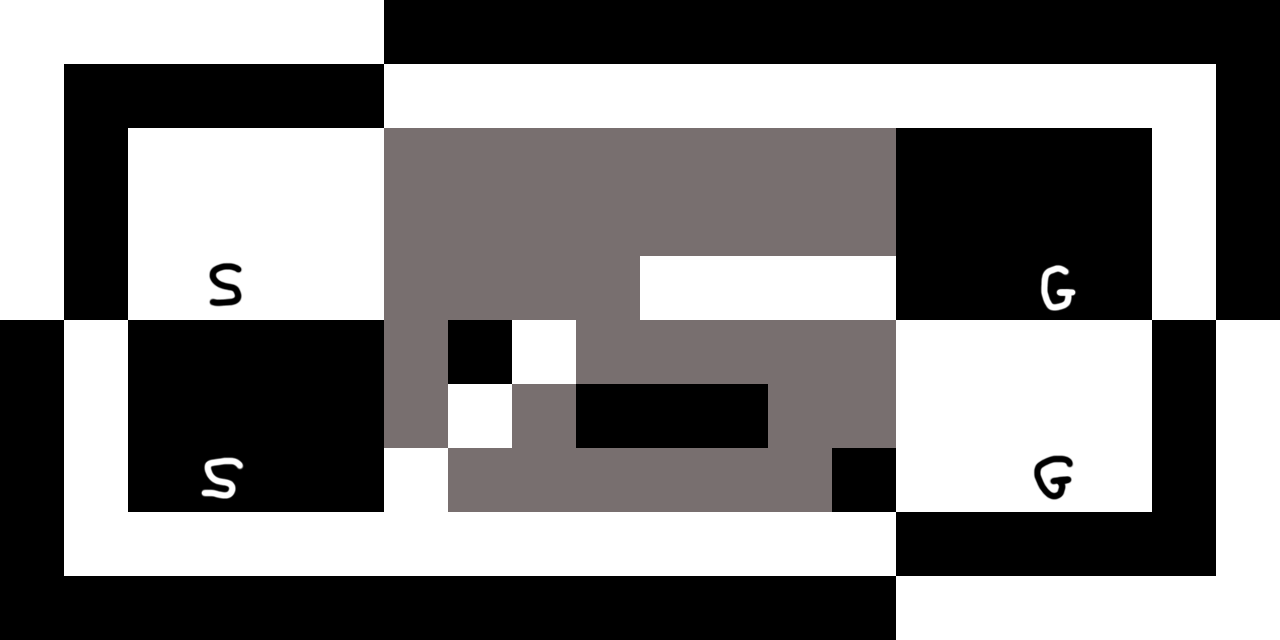

This game map was drawn from its Tiled (.tmx) file and the tilesets committed beside it. A one-line description and the full map source follow:
An orthogonal 20x10 tile map with 64x64 px tiles, 4 tile layers (white, black , grey, trial), 3 tilesets and 38 objects.

<map version="1.0" orientation="orthogonal" width="20" height="10" tilewidth="64" tileheight="64">
 <tileset firstgid="1" name="negative space" tilewidth="64" tileheight="64">
  <image source="../Environment/Tiles/BlackWhiteTiles.png" width="192" height="64" />
 </tileset>
 <tileset firstgid="4" name="empty" tilewidth="64" tileheight="64">
  <image source="../Environment/Tiles/BlackWhiteTilesand blank.png" width="256" height="64" />
 </tileset>
 <tileset firstgid="8" name="spawn/goal" tilewidth="64" tileheight="64">
  <image source="../Environment/Tiles/level tilesets/spawngoal.png" width="256" height="64" />
 </tileset>
 <layer name="white" width="20" height="10">
  <data encoding="csv">
2,2,2,2,2,2,7,7,7,7,7,7,7,7,7,7,7,7,7,7,
2,7,7,7,7,7,2,2,2,2,2,2,2,2,2,2,2,2,2,7,
2,7,2,2,2,2,7,7,7,7,7,7,7,7,7,7,7,7,2,7,
2,7,2,2,2,2,7,7,7,7,7,7,7,7,7,7,7,7,2,7,
2,7,2,2,2,2,7,7,7,7,2,2,2,2,7,7,7,7,2,7,
7,2,7,7,7,7,7,7,2,5,7,7,7,7,2,2,2,2,7,2,
7,2,7,7,7,7,7,2,5,7,7,7,7,7,2,2,2,2,7,2,
7,2,7,7,7,7,2,5,7,7,7,7,7,7,2,2,2,2,7,2,
7,2,2,2,2,2,2,2,2,2,2,2,2,2,7,7,7,7,7,2,
7,7,7,7,7,7,7,7,7,7,7,7,7,7,2,2,2,2,2,2
</data>
 </layer>
 <layer name="black " width="20" height="10">
  <data encoding="csv">
0,0,0,0,0,0,1,1,1,1,1,1,1,1,1,1,1,1,1,1,
0,1,1,1,1,1,0,0,0,0,0,0,0,0,0,0,0,0,0,1,
0,1,0,0,0,0,0,0,0,0,0,7,7,7,1,1,1,1,0,1,
0,1,0,0,0,0,0,0,0,0,0,7,7,7,1,1,1,1,0,1,
0,1,0,0,0,0,0,0,0,0,0,0,0,0,1,1,1,1,0,1,
1,0,1,1,1,1,0,1,0,0,0,0,0,0,0,0,0,0,1,0,
1,0,1,1,1,1,0,0,7,1,4,4,0,0,0,0,0,0,1,0,
1,0,1,1,1,1,0,0,7,7,7,7,0,1,0,0,0,0,1,0,
1,0,0,0,0,0,0,0,0,0,0,0,0,0,1,1,1,1,1,0,
1,1,1,1,1,1,1,1,1,1,1,1,1,1,0,0,0,0,0,0
</data>
 </layer>
 <layer name="grey" width="20" height="10">
  <data encoding="csv">
0,0,0,0,0,0,0,0,0,0,0,0,0,0,0,0,0,0,0,0,
0,0,0,0,0,0,0,0,0,0,0,0,0,0,0,0,0,0,0,0,
0,0,0,0,0,0,6,6,6,6,6,6,6,6,0,0,0,0,0,0,
0,0,0,0,0,0,6,6,6,6,6,6,6,6,0,0,0,0,0,0,
0,0,0,0,0,0,6,6,6,6,0,0,0,0,0,0,0,0,0,0,
0,0,0,0,0,0,6,0,0,6,6,6,6,6,0,0,0,0,0,0,
0,0,0,0,0,0,6,0,6,0,7,7,6,6,0,0,0,0,0,0,
0,0,0,0,0,0,0,6,6,6,6,6,6,0,0,0,0,0,0,0,
0,0,0,0,0,0,0,0,0,0,0,0,0,0,0,0,0,0,0,0,
0,0,0,0,0,0,0,0,0,0,0,0,0,0,0,0,0,0,0,0
</data>
 </layer>
 <objectgroup name="greyob" width="20" height="10" visible="0">
  <properties>
   <property name="colour" value="2" />
  </properties>
  <object x="384" y="128" width="512" height="128" />
  <object x="384" y="256" width="256" height="64" />
  <object x="576" y="320" width="320" height="64" />
  <object x="768" y="384" width="128" height="64" />
  <object x="384" y="320" width="64" height="128" />
  <object x="512" y="384" width="64" height="64" />
  <object x="448" y="448" width="384" height="64" />
 </objectgroup>
 <objectgroup name="blackob" width="20" height="10" visible="0">
  <properties>
   <property name="colour" value="1" />
  </properties>
  <object x="384" y="0" width="896" height="64" />
  <object x="1216" y="64" width="64" height="256" />
  <object x="896" y="128" width="256" height="192" />
  <object x="1152" y="320" width="64" height="192" />
  <object x="896" y="512" width="320" height="64" />
  <object x="0" y="576" width="896" height="64" />
  <object x="0" y="320" width="64" height="256" />
  <object x="64" y="64" width="320" height="64" />
  <object x="64" y="128" width="64" height="192" />
  <object x="128" y="320" width="256" height="192" />
  <object x="448" y="320" width="64" height="64" />
  <object x="576" y="384" width="192" height="64" />
  <object x="832" y="448" width="64" height="64" />
 </objectgroup>
 <objectgroup name="whiteob" width="20" height="10" visible="0">
  <properties>
   <property name="colour" value="0" />
  </properties>
  <object x="384" y="64" width="832" height="64" />
  <object x="1152" y="128" width="64" height="192" />
  <object x="1216" y="320" width="64" height="256" />
  <object x="896" y="576" width="384" height="64" />
  <object x="896" y="320" width="256" height="192" />
  <object x="640" y="256" width="256" height="64" />
  <object x="64" y="512" width="832" height="64" />
  <object x="128" y="128" width="256" height="192" />
  <object x="0" y="0" width="384" height="64" />
  <object x="0" y="64" width="64" height="256" />
  <object x="64" y="320" width="64" height="192" />
  <object x="384" y="448" width="128" height="64" />
  <object x="448" y="384" width="128" height="64" />
  <object x="512" y="320" width="128" height="64" />
 </objectgroup>
 <objectgroup name="whitespawn" width="20" height="10">
  <object x="192" y="448" width="64" height="64" />
 </objectgroup>
 <objectgroup name="blackspawn" width="20" height="10">
  <object x="192" y="256" width="64" height="64" />
 </objectgroup>
 <objectgroup name="whitegoal" width="20" height="10">
  <object x="1024" y="256" width="64" height="64" />
 </objectgroup>
 <objectgroup name="blackgoal" width="20" height="10">
  <object x="1024" y="448" width="64" height="64" />
 </objectgroup>
 <layer name="trial" width="20" height="10">
  <data encoding="csv">
0,0,0,0,0,0,0,0,0,0,0,0,0,0,0,0,0,0,0,0,
0,0,0,0,0,0,0,0,0,0,0,0,0,0,0,0,0,0,0,0,
0,0,0,0,0,0,0,0,0,0,0,0,0,0,0,0,0,0,0,0,
0,0,0,0,0,0,0,0,0,0,0,0,0,0,0,0,0,0,0,0,
0,0,0,9,0,0,0,0,0,0,0,0,0,0,0,0,10,0,0,0,
0,0,0,0,0,0,0,0,0,0,0,0,0,0,0,0,0,0,0,0,
0,0,0,0,0,0,0,0,0,0,0,0,0,0,0,0,0,0,0,0,
0,0,0,8,0,0,0,0,0,0,0,0,0,0,0,0,11,0,0,0,
0,0,0,0,0,0,0,0,0,0,0,0,0,0,0,0,0,0,0,0,
0,0,0,0,0,0,0,0,0,0,0,0,0,0,0,0,0,0,0,0
</data>
 </layer>
</map>
